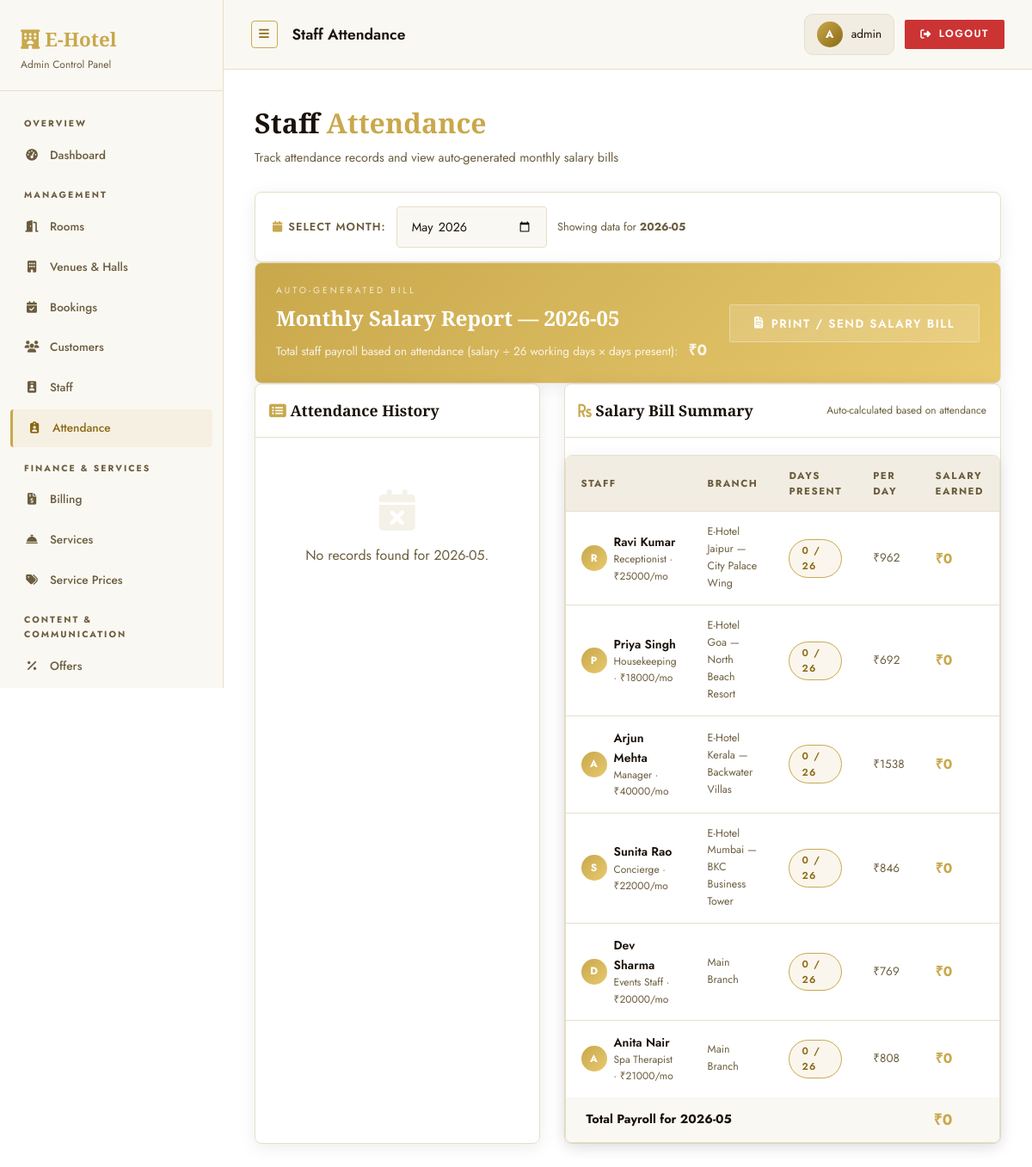
Page /admin/attendance (signed in) on the committed database.
### tables this page shows
CREATE TABLE staff (
                id              INTEGER PRIMARY KEY AUTOINCREMENT,
                name            TEXT NOT NULL,
                role            TEXT NOT NULL,
                contact         TEXT,
                salary          REAL DEFAULT 0,
                username        TEXT UNIQUE NOT NULL,
                password        TEXT NOT NULL,
                assigned_branch TEXT DEFAULT 'Main Branch',
                department_id   INTEGER REFERENCES departments(id),
                current_task    TEXT,
                created_at      DATETIME DEFAULT CURRENT_TIMESTAMP
            );

### routes/admin_routes.py (the view)
    @app.route('/admin/attendance')
    @admin_required
    def admin_attendance():
        month = request.args.get('month', datetime.date.today().strftime('%Y-%m'))
        records = query_db("""
            SELECT a.*, s.name, s.role, s.assigned_branch
            FROM attendance a
            JOIN staff s ON s.id = a.staff_id
            WHERE strftime('%Y-%m', a.date) = ?
            ORDER BY a.date DESC, a.marked_at DESC
        """, [month])
        summary = query_db("""
            SELECT s.id, s.name, s.role, s.salary, s.assigned_branch,
                   COUNT(a.id) AS days_present,
                   ROUND(s.salary / 26.0 * COUNT(a.id), 2) AS earned_salary
            FROM staff s
            LEFT JOIN attendance a ON s.id = a.staff_id AND a.status = 'Present'
                AND strftime('%Y-%m', a.date) = ?
            GROUP BY s.id
        """, [month])
        return render_template('admin/attendance.html', records=records, summary=summary, current_month=month)

### utils/auth.py (called while the page is built)
def admin_required(f):
    @wraps(f)
    def decorated_function(*args, **kwargs):
        if 'admin_id' not in session:
            flash('Admin login required.', 'warning')
            return redirect(url_for('admin_login'))
        return f(*args, **kwargs)
    return decorated_function

### utils/db.py (called while the page is built)
def get_db():
    db = getattr(g, '_database', None)
    if db is None:
        db = g._database = sqlite3.connect(DATABASE)
        db.row_factory = sqlite3.Row
    return db

def query_db(query, args=(), one=False, commit=False):
    db  = get_db()
    cur = db.execute(query, args)
    if commit:
        db.commit()
        return cur.lastrowid
    rows = cur.fetchall()
    return rows[0] if (one and rows) else (None if one else rows)

### templates/admin/attendance.html (shortened to what this page needs)
{% extends "admin/base_admin.html" %}
{% block page_title %}Staff Attendance{% endblock %}
{% block content %}
<div class="panel-header anim-fade-up">
  <h1>Staff <span class="text-accent">Attendance</span></h1>
  <p>Track attendance records and view auto-generated monthly salary bills</p>
</div>
<div class="card anim-fade-up-delay-1" style="padding:16px 20px;margin-bottom:0;">
  <form method="get" action="{{ url_for('admin_attendance') }}" style="display:flex;gap:12px;align-items:center;flex-wrap:wrap;">
    <label class="form-label" style="margin:0;font-weight:600;"><i class="fas fa-calendar" style="color:var(--accent);margin-right:6px;"></i>Select Month:</label>
    <input type="month" name="month" class="form-control" style="width:auto" value="{{ current_month }}" onchange="this.form.submit()">
    <span style="color:var(--text2);font-size:.8rem;">Showing data for <strong>{{ current_month }}</strong></span>
  </form>
</div>
<div class="card anim-fade-up" style="background:linear-gradient(135deg,var(--accent),var(--accent2));padding:24px;margin-top:0;">
  <div style="display:flex;justify-content:space-between;align-items:center;flex-wrap:wrap;gap:16px;">
    <div>
      <div style="font-size:.65rem;letter-spacing:3px;text-transform:uppercase;color:rgba(255,255,255,.75);margin-bottom:4px;">Auto-Generated Bill</div>
      <h3 style="color:#fff;font-family:'Cormorant Garamond',serif;font-size:1.5rem;margin-bottom:4px;">Monthly Salary Report — {{ current_month }}</h3>
      <p style="color:rgba(255,255,255,.85);font-size:.85rem;">
        Total staff payroll based on attendance (salary ÷ 26 working days × days present):
        <strong style="font-size:1.1rem;margin-left:8px;">
          ₹{{ "%.0f"|format(summary | sum(attribute='earned_salary') if summary else 0) }}
        </strong>
      </p>
    </div>
    <button onclick="window.print()" class="btn" style="background:rgba(255,255,255,.15);color:#fff;border:1px solid rgba(255,255,255,.3);backdrop-filter:blur(4px);">
      <i class="fas fa-file-invoice"></i> Print / Send Salary Bill
    </button>
  </div>
</div>
<div class="grid-2" style="margin-top:0;">
  <div class="card anim-fade-up-delay-2" style="padding:0">
    <div class="card-header" style="border-bottom:1px solid var(--border);padding:16px"><h2 class="card-title"><i class="fas fa-list-alt text-accent"></i> Attendance History</h2></div>
    {% if records %}
    <div class="table-wrapper" style="max-height: 500px; overflow-y: auto;">
      <table>
        <thead>
          <tr>
            <th>Date</th>
            <th>Staff</th>
            <th>Branch</th>
            <th>Status</th>
            <th>Marked At</th>
          </tr>
        </thead>
        <tbody>
          {% for r in records %}
          <tr>
            <td style="color:var(--text2)">{{ r['date'] }}</td>
            <td>
              <div style="font-weight:600">{{ r['name'] }}</div>
              <div class="text-muted" style="font-size:0.8rem">{{ r['role'] }}</div>
            </td>
            <td style="color:var(--text2);font-size:.78rem;">{{ r['assigned_branch'] or '—' }}</td>
            <td>
              <span class="status-pill {{ 'pill-confirmed' if r['status']=='Present' else 'pill-rejected' }}">
                {{ r['status'] }}
              </span>
            </td>
            <td style="color:var(--text2);font-size:0.85rem">
              {{ r['marked_at'][11:19] if r['marked_at'] else '—' }}
            </td>
          </tr>
          {% endfor %}
        </tbody>
      </table>
    </div>
    {% else %}
    <div class="empty-state" style="padding:40px"><i class="fas fa-calendar-times"></i><p>No records found for {{ current_month }}.</p></div>
    {% endif %}
  </div>
  <div class="card anim-fade-up-delay-3" style="padding:0">
    <div class="card-header" style="border-bottom:1px solid var(--border);padding:16px">
      <h2 class="card-title"><i class="fas fa-rupee-sign text-accent"></i> Salary Bill Summary</h2>
      <span style="font-size:.75rem;color:var(--text2);">Auto-calculated based on attendance</span>
    </div>
    {% if summary %}
    <div class="table-wrapper">
      <table>
        <thead>
          <tr>
            <th>Staff</th>
            <th>Branch</th>
            <th>Days Present</th>
            <th>Per Day</th>
            <th>Salary Earned</th>
          </tr>
        </thead>
        <tbody>
          {% for s in summary %}
          <tr>
            <td>
              <div style="display:flex;align-items:center;gap:8px;">
                <div style="width:30px;height:30px;background:linear-gradient(135deg,var(--accent),var(--accent2));border-radius:50%;display:flex;align-items:center;justify-content:center;font-size:.75rem;font-weight:700;color:#fff;flex-shrink:0;">
                  {{ s['name'][0].upper() }}
                </div>
                <div>
                  <div style="font-weight:600;font-size:.88rem;">{{ s['name'] }}</div>
                  <div class="text-muted" style="font-size:.75rem;">{{ s['role'] }} · ₹{{ "%.0f"|format(s['salary'] or 0) }}/mo</div>
                </div>
              </div>
            </td>
            <td style="color:var(--text2);font-size:.78rem;max-width:120px;">{{ s['assigned_branch'] or '—' }}</td>
            <td><span class="badge badge-info">{{ s['days_present'] }} / 26</span></td>
            <td style="color:var(--text2);font-size:.85rem;">₹{{ "%.0f"|format((s['salary'] or 0) / 26) }}</td>
            <td style="color:var(--accent);font-weight:700;font-size:1rem;">
              ₹{{ "%.0f"|format(s['earned_salary'] or 0) }}
            </td>
          </tr>
          {% endfor %}
        </tbody>
        <tfoot>
          <tr style="background:var(--bg2);">
            <td colspan="4" style="font-weight:700;font-size:.9rem;padding:12px 16px;">Total Payroll for {{ current_month }}</td>
            <td style="color:var(--accent);font-weight:700;font-size:1.1rem;padding:12px 16px;">
              ₹{{ "%.0f"|format(summary | sum(attribute='earned_salary') if summary else 0) }}
            </td>
          </tr>
        </tfoot>
      </table>
    </div>
    {% else %}
    <div class="empty-state" style="padding:40px"><i class="fas fa-users-slash"></i><p>No staff data available.</p></div>
    {% endif %}
  </div>
</div>
{% endblock %}

### static/css/style.css (style rules this page uses)
:root { --bg: #ffffff; --bg2: #faf8f3; --bg3: #f2ede2; --card: #ffffff; --border: #e6dfc8; --accent: #c9a84c; --accent2: #e8c96e; --accent3: #f5e9c0; --accent-dark: #8b6914; --text: #1a1209; --text2: #6b5c3e; --danger: #cc3333; --warning: #d4870a; --success: #2d7a3a; --radius: 4px; --radius-lg: 8px; --shadow: 0 12px 48px rgba(201,168,76,0.18); --shadow-soft: 0 4px 20px rgba(0,0,0,0.08); --glow: 0 0 24px rgba(201,168,76,0.35); --trans: all 0.3s cubic-bezier(.4,0,.2,1); }
*, *::before, *::after { box-sizing: border-box; margin: 0; padding: 0; }
body { font-family: 'Jost', sans-serif; background: var(--bg); color: var(--text); line-height: 1.6; min-height: 100vh; overflow-x: hidden; }
h1,h2,h3,h4 { font-family: 'Cormorant Garamond', serif; }
.grid-2 { display: grid; grid-template-columns: repeat(2, 1fr); gap: 28px; }
.text-accent { color: var(--accent); }
.text-muted { color: var(--text2); font-size: .9rem; }
.badge { display: inline-block; padding: 3px 14px; border-radius: 99px; font-size: .72rem; font-weight: 600; letter-spacing: 1.5px; text-transform: uppercase; }
.badge-info { background: rgba(201,168,76,.1); color: var(--accent-dark); border: 1px solid var(--accent); }
.btn { display: inline-flex; align-items: center; gap: 8px; padding: 11px 28px; border-radius: 2px; border: none; font-family: 'Jost', sans-serif; font-size: .85rem; font-weight: 600; cursor: pointer; transition: var(--trans); white-space: nowrap; letter-spacing: 1.5px; text-transform: uppercase; }
.card { background: var(--card); border: 1px solid var(--border); border-radius: var(--radius-lg); padding: 28px; transition: var(--trans); box-shadow: var(--shadow-soft); }
.card-header { display: flex; align-items: center; justify-content: space-between; margin-bottom: 20px; padding-bottom: 16px; border-bottom: 1px solid var(--border); }
.card-title { font-size: 1.1rem; font-weight: 600; font-family: 'Cormorant Garamond', serif; }
.form-label { display: block; margin-bottom: 7px; font-size: .8rem; font-weight: 600; color: var(--text2); letter-spacing: 1px; text-transform: uppercase; }
.form-control { width: 100%; padding: 12px 16px; background: var(--bg2); border: 1.5px solid var(--border); border-radius: var(--radius); color: var(--text); font-family: 'Jost', sans-serif; font-size: .9rem; transition: var(--trans); outline: none; }
.table-wrapper { overflow-x: auto; border-radius: var(--radius-lg); border: 1px solid var(--border); box-shadow: var(--shadow-soft); }
table { width: 100%; border-collapse: collapse; }
thead { background: var(--bg3); }
thead th { padding: 14px 18px; text-align: left; font-size: .72rem; font-weight: 700; color: var(--text2); text-transform: uppercase; letter-spacing: 1.5px; }
tbody td { padding: 14px 18px; border-top: 1px solid var(--border); font-size: .88rem; vertical-align: middle; }
tbody tr { transition: background .2s; }
.panel-header { margin-bottom: 28px; }
.panel-header h1 { font-family: 'Cormorant Garamond', serif; font-size: 2rem; font-weight: 700; }
.panel-header p { color: var(--text2); font-size: .9rem; margin-top: 4px; }
.empty-state { text-align: center; padding: 60px 20px; color: var(--text2); }
.empty-state i { font-size: 3rem; color: var(--border); margin-bottom: 16px; display: block; }
.anim-fade-up { animation: fadeUp .7s ease both; }
.anim-fade-up-delay-1 { animation: fadeUp .7s ease .15s both; }
.anim-fade-up-delay-2 { animation: fadeUp .7s ease .3s both; }
.anim-fade-up-delay-3 { animation: fadeUp .7s ease .5s both; }

### static/css/panel.css (style rules this page uses)
.empty-state { text-align: center; padding: 60px 20px; color: var(--text2); }
.empty-state i { font-size: 3rem; margin-bottom: 16px; opacity: .4; display: block; }
.empty-state p { font-size: 1rem; }

### rows in the picture
staff: name "R", name "Ravi Kumar", role "Receptionist", salary "25000", assigned_branch "E-Hotel Jaipur — City Palace Wing", days_present "0", (s['salary']or0)/26 "962", s "0"
staff: name "P", name "Priya Singh", role "Housekeeping", salary "18000", assigned_branch "E-Hotel Goa — North Beach Resort", days_present "0", (s['salary']or0)/26 "692", s "0"
staff: name "A", name "Arjun Mehta", role "Manager", salary "40000", assigned_branch "E-Hotel Kerala — Backwater Villas", days_present "0", (s['salary']or0)/26 "1538", s "0"
staff: name "S", name "Sunita Rao", role "Concierge", salary "22000", assigned_branch "E-Hotel Mumbai — BKC Business Tower", days_present "0", (s['salary']or0)/26 "846", s "0"
staff: name "D", name "Dev Sharma", role "Events Staff", salary "20000", assigned_branch "Main Branch", days_present "0", (s['salary']or0)/26 "769", s "0"
staff: name "A", name "Anita Nair", role "Spa Therapist", salary "21000", assigned_branch "Main Branch", days_present "0", (s['salary']or0)/26 "808", s "0"

### other values in the picture
{{ session.admin_name[0].upper() if session.admin_name else 'A' }} "A"
{{ session.admin_name or 'Admin' }} "admin"
{{ current_month }} "2026-05"
